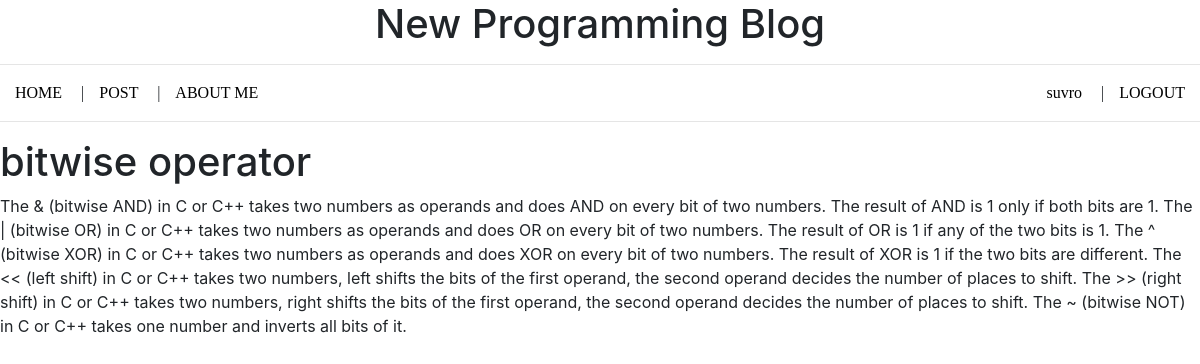
The app's page /single-post/1/ (signed in) with its own data.
### Post/models.py (models this page shows, shortened)
class Post(models.Model):
    title = models.CharField(max_length=100)
    description = models.TextField()

### Post/views.py (the view)
# urls.py: path('single-post/<post_id>/', views.single_post, name='single-post'),
def single_post(request, post_id):
    post = Post.objects.get(pk=post_id)
    return render(request, 'single_post.html', {'post': post})

### templates/single_post.html
{% extends 'base.html' %}
{% block content %}
      <h1> {{ post.title }} </h1>
      <p> {{ post.description }}</p>
{% endblock %}

### templates/base.html (shortened to what this page needs)
<!DOCTYPE html>
<html lang="en">
<head>
    {% load staticfiles %}
    <link href="{% static 'css/bootstrap.min.css' %}" rel="stylesheet">
    <link rel="stylesheet" href="{% static 'style.css' %}">
</head>
<body>
    <h1 align="center"> New Programming Blog </h1>
    <hr>
    <ul>
        <li><a href="{% url 'home' %}"> HOME </a> | </li>
        <li><a href="{% url 'post-list' %}"> POST </a> | </li>
        <li><a href="{% url 'about-me' %}"> ABOUT ME </a> </li>
        {% if user.is_authenticated %}
        <li style="float:right"> <a href="{% url 'logout' %}" > LOGOUT </a></li>
        <li style="float:right"> <a href="{% url 'logged-user' %}" > {{user.username}} </a>|</li>
        {% else %}
        <li style="float:right"> <a href="{% url 'register' %}" > REGISTER </a></li>
        <li style="float:right"> <a href="{% url 'login' %}"> LOGIN </a>|</li>
        {% endif %}
    </ul>
    <hr>
    {% block content %}
    {% endblock %}
</body>
</html>

### static/style.css (style rules this page uses)
body { background-color: white; }
ul { list-style-type: none; margin: 0; padding: 0; overflow: hidden; background-color: white; font-family: Cambria, Cochin, Georgia, Times, 'Times New Roman', serif; }
li { float: left; }
li a { color: black; text-align: center; padding: 15px 15px; text-decoration: none; }

### records on screen
Post: title "bitwise operator", description "The & (bitwise AND) in C or C++ takes two numbers as operands and does AND on every bit of two numbers. The result of AND is 1 only if both bits are 1. The | (bitwise OR) in C or C++ takes two numbers as operands and does OR on every bit of two numbers. The result of OR is 1 if any of the two bits is 1. The ^ (bitwise XOR) in C or C++ takes two numbers as operands and does XOR on every bit of two numbers. The result of XOR is 1 if the two bits are different. The << (left shift) in C or C++ takes two numbers, left shifts the bits of the first operand, the second operand decides the number of places to shift. The >> (right shift) in C or C++ takes two numbers, right shifts the bits of the…"

### other values on screen
{{ user.username }} "suvro"
